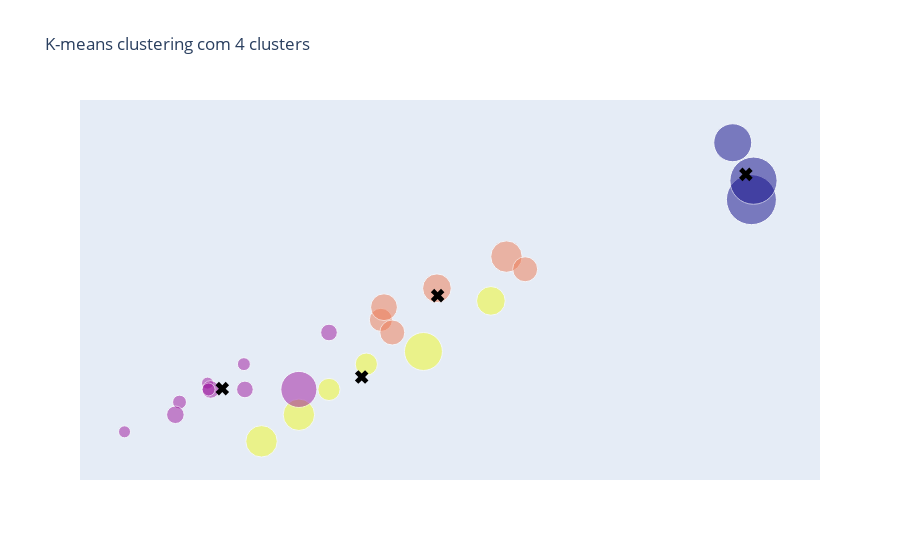

Notebook code for this chart:
### Code cell
#Grafico
data = pgo.Data([trace0, trace1])
layout['title'] = 'K-means clustering com 4 clusters'
fig = pgo.Figure(data=data, layout=layout)
fig

### Figure 1 — Plotly figure (JSON) as saved in the notebook; plotly's stock layout.template omitted (floating-point values rounded to 4 significant figures)
{"data": [{"marker": {"color": [2, 0, 2, 2, 2, 1, 1, 1, 3, 3, 3, 3, 3, 3, 1, 1, 1, 1, 1, 1, 2, 1, 0, 0, 2], "opacity": 0.5, "size": [25, 41, 31, 34, 29, 18, 18, 13, 24, 34, 31, 41, 24, 34, 15, 13, 19, 14, 19, 14, 27, 39, 54, 51, 27], "sizemode": "diameter", "sizeref": 1.08}, "mode": "markers", "name": "", "showlegend": false, "text": ["Big Mac", "Big Tasty", "Quarterao", "Mcnifico Bacon", "Cheddar McMelt", "McFish", "McChicken", "McChicken Jr", "Chicken Classic Crispy", "Chicken Classic Grill", "Chicken Club Crispy", "Chicken Club Grill", "Chicken Lemon Crispy", "Chicken Lemon Grill", "Cheeseburger", "Hamburger", "Wrap Grill Maionese", "Wrap Crispy Maionese", "Wrap Grill Lemon", "Wrap Crispy Lemon", "Chicken Bacon Crispy", "Chicken Bacon Grill", "Angus Bacon", "Angus Deluxe", "CBO "], "type": "scatter", "x": [0.4076, 0.967, 0.4967, 0.6073, 0.4125, 0.1914, 0.3251, 0.132, 0.3845, 0.2772, 0.5825, 0.4752, 0.3251, 0.2178, 0.08746, 0, 0.137, 0.1898, 0.08086, 0.1337, 0.4257, 0.2772, 0.9967, 1, 0.637], "y": [0.4068, 1, 0.5127, 0.6186, 0.4492, 0.1737, 0.3644, 0.1949, 0.2585, 0.08898, 0.4703, 0.3008, 0.1737, 0, 0.1314, 0.03178, 0.1737, 0.2585, 0.08898, 0.1737, 0.3644, 0.1737, 0.8093, 0.8729, 0.5763]}, {"marker": {"color": "black", "size": 12, "symbol": "x"}, "mode": "markers", "name": "", "showlegend": false, "type": "scatter", "x": [0.9879, 0.1554, 0.4978, 0.3771], "y": [0.8941, 0.1765, 0.488, 0.2154]}], "layout": {"hovermode": "closest", "title": {"text": "K-means clustering com 4 clusters"}, "xaxis": {"showgrid": false, "showticklabels": false, "zeroline": false}, "yaxis": {"showgrid": false, "showticklabels": false, "zeroline": false}}}
